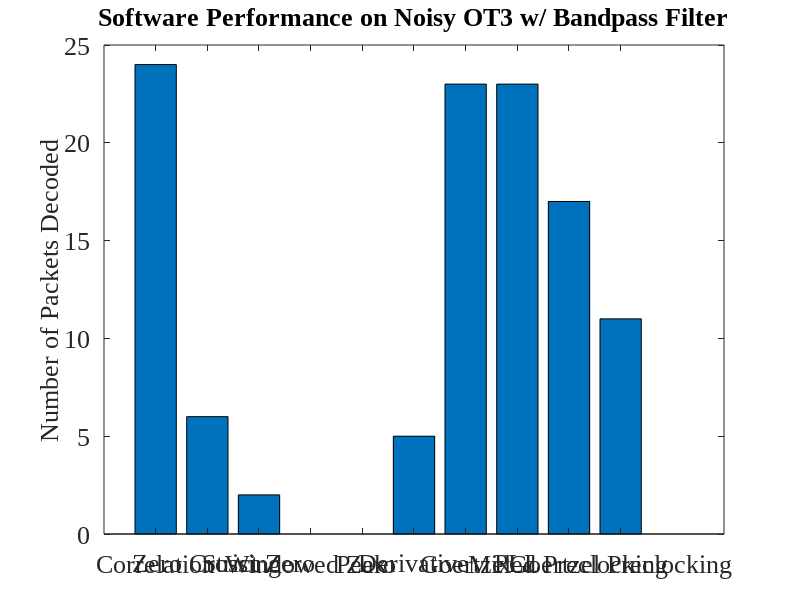

The MATLAB source for this figure: (Note: this script raises an error after producing the figure.)
fontSize = 19;
% .wav file	Filtering	Correlation	Zero Xing	Strict Xing	Windowed Zero	Peak	Derivative	Goertzel	PLL	PreClocking	Goertzel Pre
% OT3Test	None        40          35          40          39              3       40          40          40	0           40	
%           Bandpass	40          19          0           0               0       33          40          40	40          28	
%           6db         40          12          40          0               0       14          40          0	39          15	
% Gen200	None        200         200         200         200             200     200         200         200	0           200	
%           Bandpass	200         27          200         0               0       200         200         200	200         106	
%           6db         200         200         200         0               0       200         200         200	200         199	
% OT3WNoise	None        24          0           6           0               0       3           25          21	0           10	
%           Bandpass	24          6           2           0               0       5           23          23	17          11	
%           6db         11          1           9           0               0       4           6           14	6           5	
% LATrack1	None        946         460         568         298             0       543         965         925	0           564	
%           Bandpass	964         536         151         0               0       422         965         654	939         431	
%           6db         914         53          422         0               0       97          512         189	482         224	
% LATrack2	None        639         0           0           162             0       5           608         0	0           390	
%           Bandpass	872         0           0           0               0       0           448         0	939         230	
%           6db         958         209         74          0               0       254         956         0	947         392	

x = [24          6           2           0               0       5           23          23	17          11];
y = ['Correlation' 'Zero Crossing' 'Strict Zero' 'Windowed Zero' 'Peak' 'Derivative' 'Goertzel' 'PLL' 'Mixed Preclocking' 'Goertzel Preclocking'];
f = figure('Position',[0,0,1280,1024]);
set(gcf,'color','w');
bar(x);
filename = 'Software Performance on Noisy OT3 w/ Bandpass Filter';
title(filename);
%xlabel('Devices');
ylabel('Number of Packets Decoded');
set(gca,'XTickLabel',{'Correlation' 'Zero Crossing' 'Strict Zero' 'Windowed Zero' 'Peak' 'Derivative' 'Goertzel' 'PLL' 'Mixed Preclocking' 'Goertzel Preclocking'})
set(gca,'FontSize',fontSize, 'FontName', 'Times New Roman');
set(findall(gcf,'type','text'),'FontSize',fontSize, 'FontName', 'Times New Roman');
rotateXLabels(gca, 45)
set(gca, 'xtick', [])
grid on
saveas(f, strcat('.\..\..\..\rrxthesis\images\',regexprep(filename,'[^\w'']',''),'.png'));
pause();
close(f);
clear all;